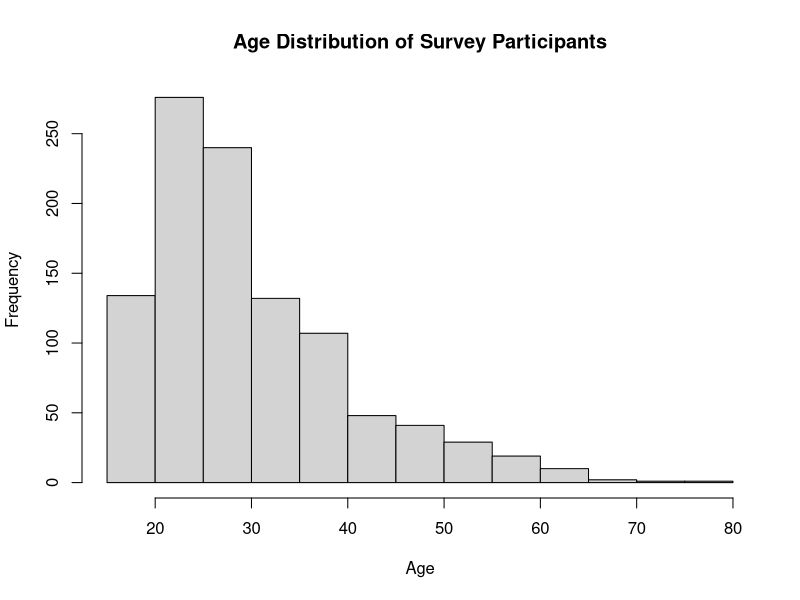

Reproduce this figure in R.
## ---- chunk 1
# load libraries
library(readr)
library(dplyr)

# read in csv
response = read.csv('data/ugandasms.csv') 

# using dplyr
response %T>%                          # note tee operator %T>% for glimpse
  glimpse() %>%                        # view data
  select(gender, satis) %>%            # limit columns
  filter(gender  == 'female') %>%      # limit rows
  group_by(satis) %>%                  # get count by first grouping
  summarize(n = n()) %>%               # then summarize
  write_csv('data/f_satis.csv')        # write out csv
  summary(response)
## ---- chunk 2
#read in csv
response2 = read.csv('data/ugandasms.csv')

hist(response2$age, main = "Age Distribution of Survey Participants", xlab = "Age", ylab = "Frequency")
## ---- chunk 3
# load libraries
#library(readr)
#library(dplyr)

#read in csv
response2 = read.csv('data/ugandasms.csv')

response2 %T>%                         # note tee operator %T>% for glimpse
  glimpse() %>%                        # view data
  select(gender, satis) %>%            # limit columns
  filter(gender  == 'male') %>%        # limit rows
  group_by(satis) %>%                  # get count by first grouping
  summarize(n = n()) %>%               # then summarize
  write_csv('data/m_dissat.csv')       # write out csv
  summary(response2)
## ---- chunk 4
library(dplyr)
library(readr)
#read in csv
response3=read.csv('data/ugandasms.csv')
View(response3)

#using dplyr
response3 %T>%
  select(satis,Zone) %>%
  filter(satis == "very_dissatisf") %>%
  group_by(Zone) %>%
  summarize(n = n()) %>%
  write_csv('data/zonedissatis.csv')
  summary(response3)
